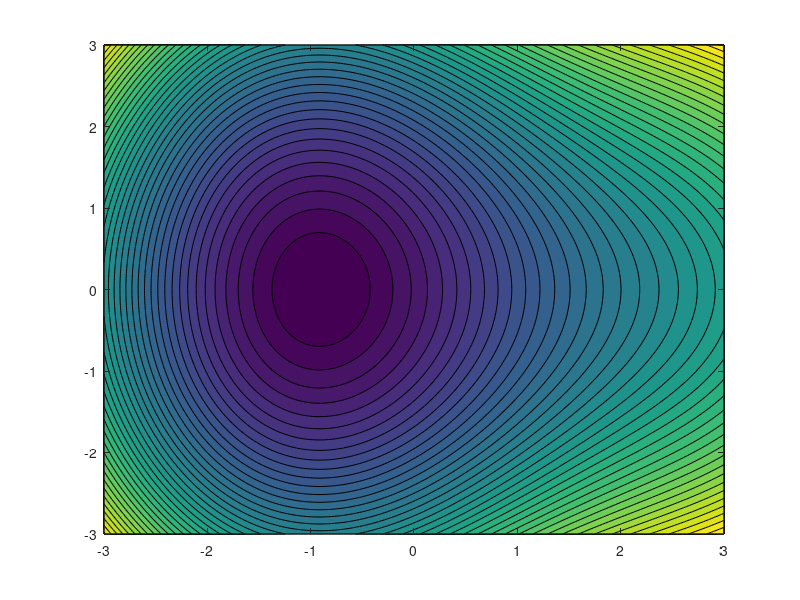

Write the MATLAB code that produced this figure. (Note: this script raises an error after producing the figure.)
%%展示
clc;clear;
f=@(v) v(1).^2+v(2).^2+3*sin(v(1));
%用等高线的方式展示目标函数
[x,y]=meshgrid(linspace(-3,3,200),linspace(-3,3,200));
z=arrayfun(@(a,b)f([a,b]),x,y);

figure;contourf(x,y,z,40);hold on;colormap parula;axis equal;
title("带约束的非线性目标函数");
xlabel("x");ylabel("y");
theta=linspace(0,2*pi,200);
plot(2*cos(theta),2*sin(theta),'k-','LineWidth',2);%画约束区域（圆x^2+y^2<=4）

%%求解
clc;clear;
f=@(v)v(1).^2+v(2).^2+3*sin(v(1));
x0=[1,1];%给一个在可行域内的起点
nonlcon=@(v)deal(v(1)^2+v(2)^2-4,[]);%非线性约束：圆
%为什么需要deal(xxx,[])？匿名函数通常只返回一个结果，但fmincon约定nonlcon必须返回[c,ceq]
%使用deal(输出1,输出2,...)强制匿名函数返回一个逗号分隔的输出列表
[x_min,fval]=fmincon(f,x0,[],[],[],[],[],[],nonlcon);%线性约束A,b,Aeq,beq和变量上下界lb,ub都为空
[x,y]=meshgrid(linspace(-3,3,200),linspace(-3,3,200));%在[-3,3]x[-3,3]区域上准备网格
z=arrayfun(@(a,b)f([a,b]),x,y);
figure;contourf(x,y,z,40);hold on;colormap parula;axis equal;%绘制目标函数的40条等高线
theta=linspace(0,2*pi,200);plot(2*cos(theta),2*sin(theta),'k-','LineWidth',2);%画出约束边界
plot(x_min(1),x_min(2),'ro','MarkerSize',10,'MarkerFaceColor','r');%在图上标出最优点
title("fmincon求解带圆形约束的非线性优化问题");
xlabel("x");ylabel("y");
fprintf("best[x,y]=[%.4f,%.4f],f=%.4f\n",x_min(1),x_min(2),fval);
